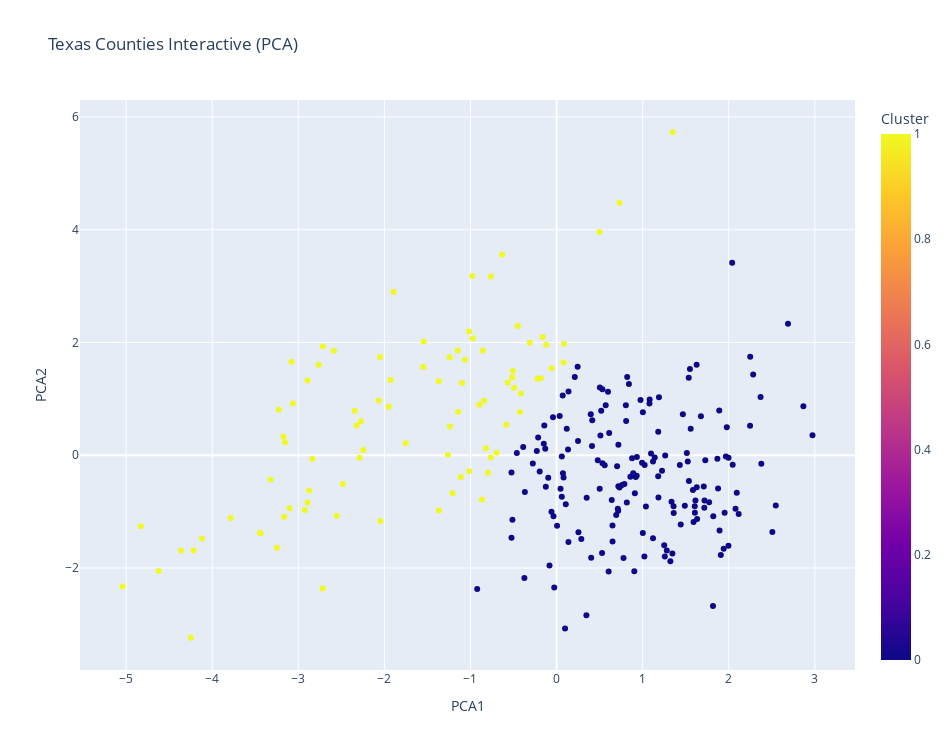

Notebook code for this chart:
### Markdown cell above
In the block below, we included an interactive visualization with county labels on each data point to enhance interpretability.

### Code cell
import plotly.express as px
import pandas as pd

pca_df = pd.DataFrame({
    'PCA1': pca_data[:, 0],
    'PCA2': pca_data[:, 1],
    'County': quality_Texas['NMCNTY'],    
    'Cluster': kmeans.labels_
})

fig = px.scatter(
    pca_df,
    x='PCA1',
    y='PCA2',
    color='Cluster',
    hover_data=['County'],   
    title='Texas Counties Interactive (PCA)',
    color_discrete_sequence=px.colors.qualitative.Set1[:len(pca_df['Cluster'].unique())]
)

fig.update_layout(width=950, height=750)  

fig.show()

### Figure 1 — Plotly figure (JSON) as saved in the notebook; plotly's stock layout.template omitted (floating-point values rounded to 4 significant figures; data arrays with more than 128 entries replaced by an {"elided": "..."} marker saying what was removed)
{"data": [{"customdata": {"elided": "253x1 str values"}, "hovertemplate": "PCA1=%{x}<br>PCA2=%{y}<br>County=%{customdata[0]}<br>Cluster=%{marker.color}<extra></extra>", "legendgroup": "", "marker": {"color": {"elided": "253 int values"}, "coloraxis": "coloraxis", "symbol": "circle"}, "mode": "markers", "name": "", "orientation": "v", "showlegend": false, "type": "scatter", "x": {"elided": "253 float values"}, "xaxis": "x", "y": {"elided": "253 float values"}, "yaxis": "y"}], "layout": {"coloraxis": {"colorbar": {"title": {"text": "Cluster"}}, "colorscale": [[0, "#0d0887"], [0.1111, "#46039f"], [0.2222, "#7201a8"], [0.3333, "#9c179e"], [0.4444, "#bd3786"], [0.5556, "#d8576b"], [0.6667, "#ed7953"], [0.7778, "#fb9f3a"], [0.8889, "#fdca26"], [1, "#f0f921"]]}, "height": 750, "legend": {"tracegroupgap": 0}, "title": {"text": "Texas Counties Interactive (PCA)"}, "width": 950, "xaxis": {"anchor": "y", "domain": [0, 1], "title": {"text": "PCA1"}}, "yaxis": {"anchor": "x", "domain": [0, 1], "title": {"text": "PCA2"}}}}
